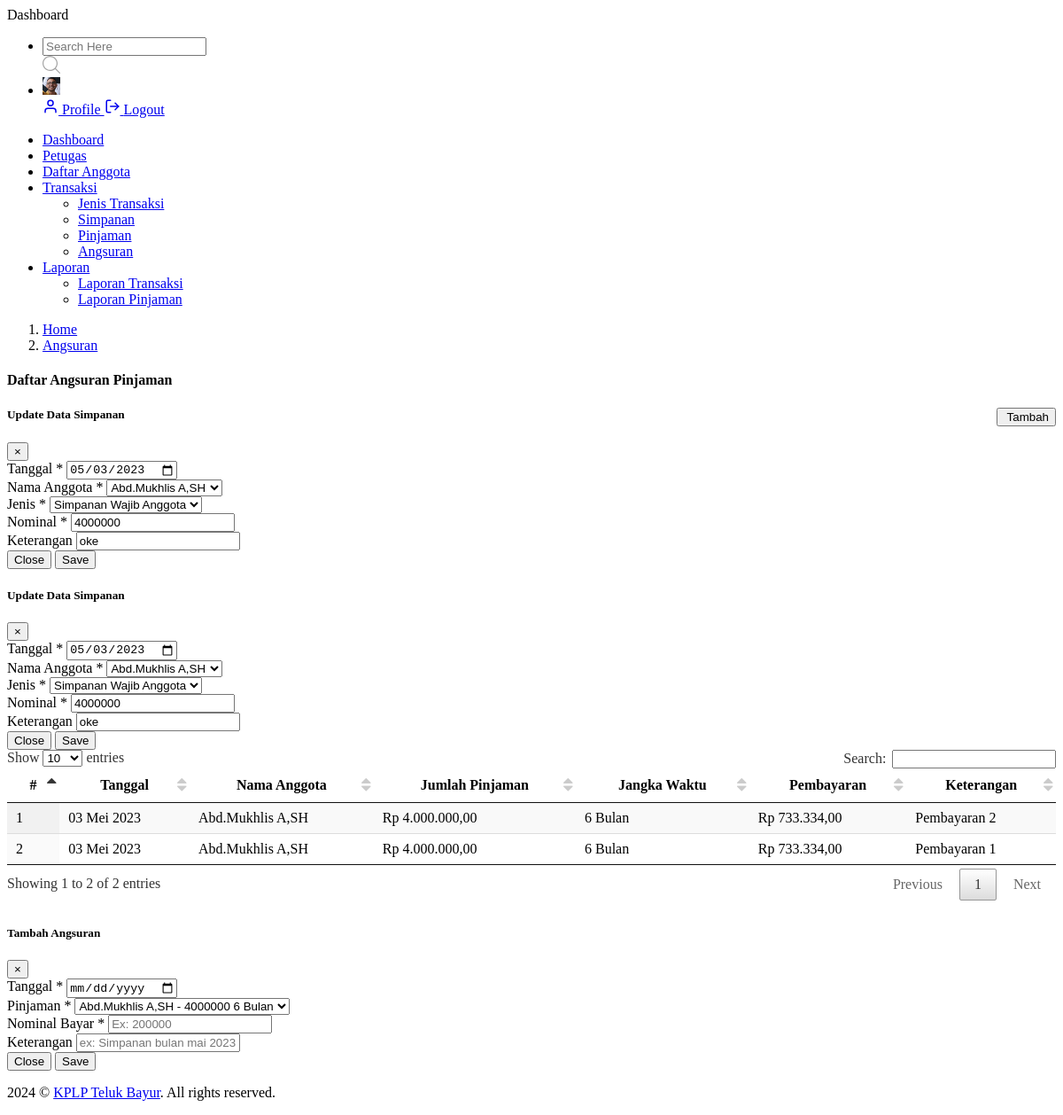
Page /index.php?p=module/transaksi/angsuran/index (signed in) on the committed database.
### tables this page shows
CREATE TABLE `angsuran` (
  `id_angsuran` int NOT NULL,
  `id_transaksi` int NOT NULL,
  `id_pinjaman` int NOT NULL,
  `nominal` double NOT NULL,
  `keterangan` varchar(200) NOT NULL
);

CREATE TABLE `transaksi` (
  `id_transaksi` int NOT NULL,
  `tanggal` date NOT NULL,
  `debit` double NOT NULL,
  `kredit` double NOT NULL,
  `saldo` double NOT NULL,
  `keterangan` varchar(200) NOT NULL
);

CREATE TABLE `anggota` (
  `anggota_id` int NOT NULL,
  `unique_id` int NOT NULL,
  `nama` varchar(100) NOT NULL,
  `jenis_kelamin` enum('L','P') NOT NULL,
  `gaji` double NOT NULL,
  `status` int NOT NULL
);

CREATE TABLE `pinjaman` (
  `id_pinjaman` int NOT NULL,
  `id_transaksi` int NOT NULL,
  `id_anggota` int NOT NULL,
  `id_jenis` int NOT NULL,
  `nominal` double NOT NULL,
  `jangka_waktu` int NOT NULL,
  `jumlah_pembayaran` double NOT NULL,
  `nominal_bayar` double NOT NULL,
  `status` enum('BL','L') NOT NULL
);

CREATE TABLE `cf_setting` (
  `set_id` int NOT NULL,
  `set_app_name` varchar(255) NOT NULL,
  `set_app_author` varchar(255) NOT NULL,
  `set_app_desc` text NOT NULL,
  `set_app_year` char(4) NOT NULL,
  `set_app_icon` varchar(200) NOT NULL,
  `set_app_favicon` varchar(200) NOT NULL,
  `set_app_vers` char(20) NOT NULL
);

### config/database.php (called while the page is built, shortened)
<?php
function TanggalIndo($date)
{
    $BulanIndo = array("Januari", "Februari", "Maret", "April", "Mei", "Juni", "Juli", "Agustus", "September", "Oktober", "November", "Desember");
    $tahun = substr($date, 0, 4);
    $bulan = substr($date, 5, 2);
    $tgl   = substr($date, 8, 2);
    $result = $tgl . " " . $BulanIndo[(int) $bulan - 1] . " " . $tahun;
    return ($result);
}
function formatRupiah($angka)
{
    if (is_numeric($angka)) {
        $format_rupiah = 'Rp ' . number_format($angka, '2', ',', '.');
        return $format_rupiah;
    } else {
        echo "$angka" . " bukan angka yang valid!" . "\n";
    }
}

### config/lib.php (called while the page is built, shortened)
<?php
$setting  = $koneksi->query("SELECT * FROM cf_setting")->fetch_assoc();
$author   = $setting['set_app_author'];

### module/transaksi/angsuran/index.php (the view, shortened to what this page needs)
<div class="content-body">
    <div class="container-fluid">
        <div class="page-titles">
            <ol class="breadcrumb">
                <li class="breadcrumb-item"><a href="javascript:void(0)">Home</a></li>
                <li class="breadcrumb-item active"><a href="javascript:void(0)">Angsuran</a></li>
            </ol>
        </div>
        <div class="row">
            <div class="col-12">
                <div class="card">
                    <div class="card-header">
                        <h4 class="card-title">Daftar Angsuran Pinjaman</h4>
                        <button class="btn btn-primary m-b-15" type="button" data-toggle="modal" data-target="#exampleModal" style="float: right;">
                            <i class="icon wb-plus" aria-hidden="true"></i> Tambah
                        </button>
                    </div>
                    <div class="card-body">
                        <div class="table-responsive">
                            <table id="example" class="display">
                                <thead>
                                    <tr>
                                        <th>#</th>
                                        <th>Tanggal</th>
                                        <th>Nama Anggota</th>
                                        <th>Jumlah Pinjaman</th>
                                        <th>Jangka Waktu</th>
                                        <th>Pembayaran</th>
                                        <th>Keterangan</th>
                                    </tr>
                                </thead>
                                <tbody>
                                    <?php
                                    $ambil = $koneksi->query("SELECT a.id_angsuran, d.tanggal, c.nama, b.nominal, b.jangka_waktu, a.nominal as pembayaran, a.keterangan FROM angsuran a JOIN pinjaman b ON a.id_pinjaman = b.id_pinjaman JOIN anggota c ON b.id_anggota = c.anggota_id JOIN transaksi d ON b.id_transaksi = d.id_transaksi ORDER BY a.id_angsuran DESC");
                                    foreach ($ambil as $no => $row) :
                                    ?>
                                        <tr>
                                            <td style="width:5%"><?= $no + 1 ?></td>
                                            <td><?= TanggalIndo($row['tanggal']) ?></td>
                                            <td><?= $row['nama'] ?></td>
                                            <td><?= formatRupiah($row['nominal']) ?></td>
                                            <td><?= $row['jangka_waktu'] ?> Bulan</td>
                                            <td><?= formatRupiah($row['pembayaran']) ?></td>
                                            <td><?= $row['keterangan'] ?></td>
                                        </tr>
                                        <div class="modal fade" id="edit<?= $row['id_angsuran'] ?>" data-backdrop="static" tabindex="-1" role="dialog" aria-labelledby="editLabel" aria-hidden="true">
                                            <div class="modal-dialog modal-lg" role="document">
                                                <div class="modal-content">
                                                    <div class="modal-header">
                                                        <h5 class="modal-title" id="editLabel">Update Data Simpanan</h5>
                                                        <button class="close" type="button" data-dismiss="modal" aria-label="Close"><span aria-hidden="true">×</span></button>
                                                    </div>
                                                    <?php
                                                    $id = $row['id_angsuran'];
                                                    $select = $koneksi->query("SELECT a.id_angsuran, d.tanggal, c.nama, b.nominal, b.jangka_waktu, a.nominal as pembayaran, d.keterangan FROM angsuran a JOIN pinjaman b ON a.id_pinjaman = b.id_pinjaman JOIN anggota c ON b.id_anggota = c.anggota_id JOIN transaksi d ON b.id_transaksi = d.id_transaksi WHERE a.id_angsuran = '$id'");
                                                    $pecah = $select->fetch_assoc();
                                                    ?>
                                                    <div class="modal-body">
                                                        <form action="module/transaksi/angsuran/aksi_edit.php" method="POST">
                                                            <div class="row">
                                                                <div class="mb-3 col-md-4 col-sm-12">
                                                                    <label class="form-label">Tanggal</label>
                                                                    <span class="text-danger">*</span>
                                                                    <input class="form-control" name="tanggal" value="<?= $pecah['tanggal'] ?>" type="date">
                                                                </div>
                                                                <div class="mb-3 col-md-4 col-sm-12">
                                                                    <label class="form-label">Nama Anggota</label>
                                                                    <span class="text-danger">*</span>
                                                                    <?php $anggota = $koneksi->query("SELECT * FROM anggota ORDER BY nama ASC"); ?>
                                                                    <select name="anggota" class="form-control">;
                                                                        <?php foreach ($anggota as $an) : ?>
                                                                            <option value="<?= $an['anggota_id'] ?>" <?php
                                                                                                                        if ($an['anggota_id'] == $row['id_anggota']) {
                                                                                                                            echo 'selected="selected"';
                                                                                                                        }
                                                                                                                        ?>>
                                                                                <?= $an['nama']; ?>
                                                                            </option>
                                                                        <?php endforeach ?>
                                                                    </select>
                                                                </div>
                                                                <div class="mb-3 col-md-4 col-sm-12">
                                                                    <label class="form-label">Jenis</label>
                                                                    <span class="text-danger">*</span>
                                                                    <?php $jenis = $koneksi->query("SELECT * FROM jenis_simpanan WHERE tipe = 'S'"); ?>
                                                                    <select name="jenis" class="form-control">;
                                                                        <?php foreach ($jenis as $j) : ?>
                                                                            <option value="<?= $j['id_jenis'] ?>" <?php
                                                                                                                    if ($j['id_jenis'] == $row['id_jenis']) {
                                                                                                                        echo 'selected="selected"';
                                                                                                                    }
                                                                                                                    ?>>
                                                                                <?= $j['jenis']; ?>
                                                                            </option>
                                                                        <?php endforeach ?>
                                                                    </select>
                                                                </div>
                                                                <div class="mb-3 col-md-4 col-sm-12">
                                                                    <label class="form-label">Nominal</label>
                                                                    <span class="text-danger">*</span>
                                                                    <input class="form-control" name="nominal" value="<?= $pecah['nominal'] ?>" type="number" placeholder="Ex: 200000">
                                                                </div>
                                                                <div class="mb-3 col-md-4 col-sm-12">
                                                                    <label class="form-label">Keterangan</label>
                                                                    <input class="form-control" name="keterangan" type="text" placeholder="ex: Simpanan bulan mai 2023" value="<?= $pecah['keterangan'] ?>">
                                                                </div>
                                                            </div>
                                                            <div class="modal-footer no-bd">
                                                                <button class="btn btn-warning btn-md" type="button" data-dismiss="modal">Close</button>
                                                                <button class="btn btn-success btn-md" type="submit" name="update">Save</button>
                                                            </div>
                                                        </form>
                                                    </div>
                                                </div>
                                            </div>
                                        </div>
                                    <?php endforeach ?>
                                </tbody>
                            </table>
                        </div>
                    </div>
                </div>
            </div>
        </div>
    </div>
</div>
<div class="modal fade" id="exampleModal" data-backdrop="static" tabindex="-1" role="dialog" aria-labelledby="exampleModalLabel" aria-hidden="true">
    <div class="modal-dialog modal-lg" role="document">
        <div class="modal-content">
            <div class="modal-header">
                <h5 class="modal-title" id="exampleModalLabel">Tambah Angsuran</h5>
                <button class="close" type="button" data-dismiss="modal" aria-label="Close">
                    <span aria-hidden="true">×</span>
                </button>
            </div>
            <div class="modal-body">
                <form action="module/transaksi/angsuran/aksi_simpan.php" method="POST">
                    <div class="row">
                        <div class="mb-3 col-md-4 col-sm-12">
                            <label class="form-label">Tanggal</label>
                            <span class="text-danger">*</span>
                            <input class="form-control" name="tanggal" type="date">
                        </div>
                        <div class="mb-3 col-md-4 col-sm-12">
                            <label class="form-label">Pinjaman</label>
                            <span class="text-danger">*</span>
                            <?php $pinjaman = $koneksi->query("SELECT * FROM pinjaman a JOIN anggota b ON a.id_anggota = b.anggota_id WHERE a.status = 'BL' ORDER BY b.nama ASC"); ?>
                            <select name="pinjaman" class="form-control">;
                                <?php foreach ($pinjaman as $an) : ?>
                                    <option value="<?= $an['id_pinjaman'] ?>"><?= $an['nama']; ?> - <?= $an['nominal'] ?> <?= $an['jangka_waktu'] ?> Bulan</option>
                                <?php endforeach ?>
                            </select>
                        </div>
                        <div class="mb-3 col-md-4 col-sm-12">
                            <label class="form-label">Nominal Bayar</label>
                            <span class="text-danger">*</span>
                            <input class="form-control" name="nominal" type="number" placeholder="Ex: 200000">
                        </div>
                        <div class="mb-3 col-md-4 col-sm-12">
                            <label class="form-label">Keterangan</label>
                            <input class="form-control" name="keterangan" type="text" placeholder="ex: Simpanan bulan mai 2023">
                        </div>
                    </div>
                    <div class="modal-footer no-bd">
                        <button class="btn btn-warning" type="button" data-dismiss="modal">Close</button>
                        <button class="btn btn-success" type="submit" name="simpan">Save</button>
                    </div>
                </form>
            </div>
        </div>
    </div>
</div>

### template/footer.php (shortened to what this page needs)
<div class="footer">
    <div class="copyright">
        <p>
            © <a href="#"><?= $author ?></a>. All rights reserved.
        </p>
    </div>
</div>

### rows in the picture
angsuran: transaksi.tanggal "03 Mei 2023", anggota.nama "Abd.Mukhlis A,SH", id_pinjaman.nominal "Rp 4.000.000,00", id_pinjaman.jangka_waktu "6", nominal "Rp 733.334,00", keterangan "Pembayaran 2", tanggal "05/03/2023", nominal "4000000", keterangan "oke"
angsuran: transaksi.tanggal "03 Mei 2023", anggota.nama "Abd.Mukhlis A,SH", id_pinjaman.nominal "Rp 4.000.000,00", id_pinjaman.jangka_waktu "6", nominal "Rp 733.334,00", keterangan "Pembayaran 1", tanggal "05/03/2023", nominal "4000000", keterangan "oke"
cf_setting: set_app_author "KPLP Teluk Bayur"

### other values in the picture
form field anggota "Abd.Mukhlis A,SH"
form field jenis "Simpanan Wajib Anggota"
form field pinjaman "Abd.Mukhlis A,SH - 4000000 6 Bulan"
